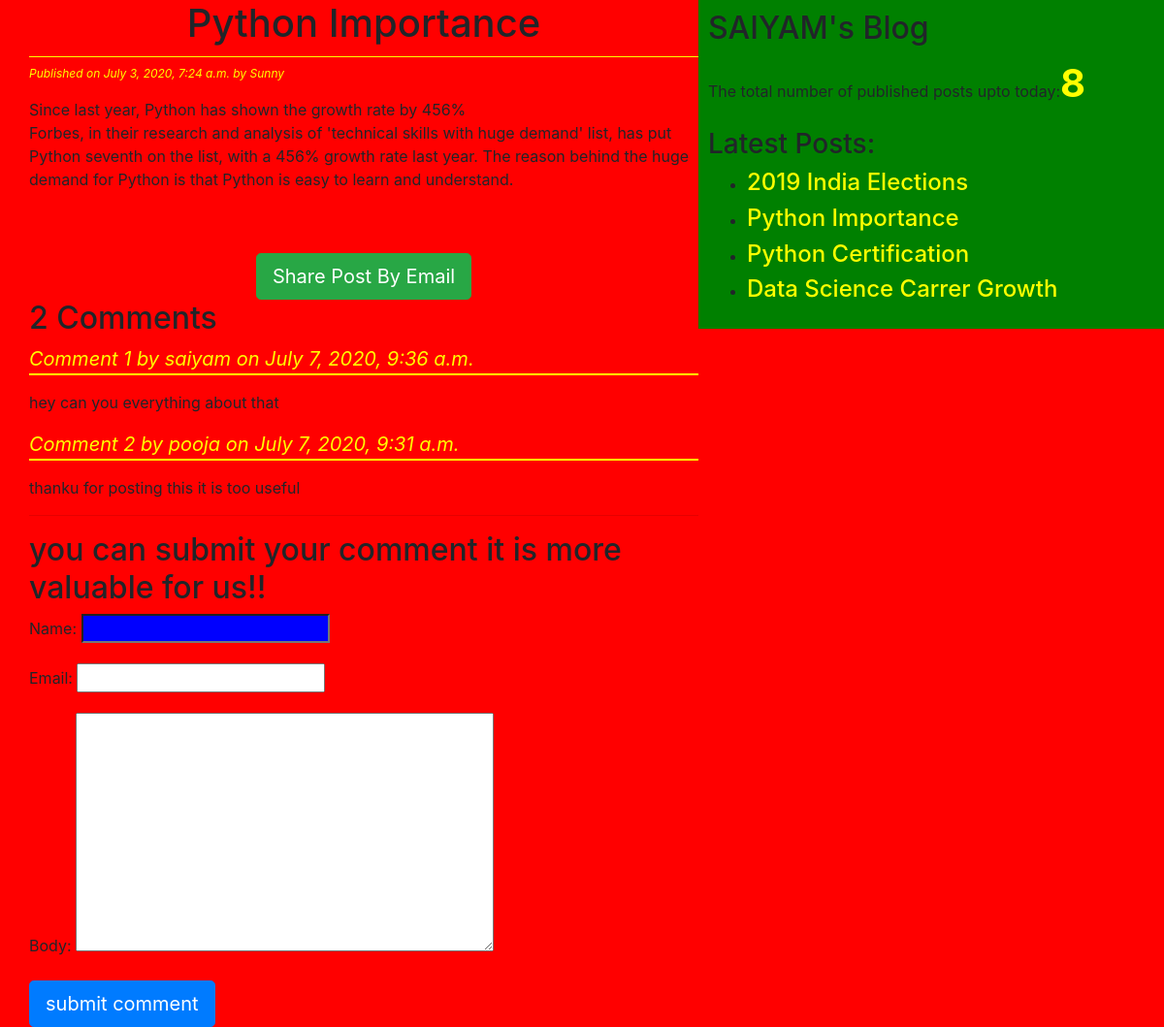
Screenshot of /2020/07/03/python-importance/first with the database file from the repository.
### blog/models.py (models this page shows, shortened)
class Post(models.Model):
    STATUS_CHOICES=(('draft','Draft'),('published','Published'))
    title=models.CharField(max_length=256)
    slug=models.SlugField(max_length=264,unique_for_date='publish')
    author=models.ForeignKey(User,on_delete=models.PROTECT,related_name='blog_posts')
    body=models.TextField()
    publish=models.DateTimeField(default=timezone.now)
    created=models.DateTimeField(auto_now_add=True)
    updated=models.DateTimeField(auto_now=True)
    status=models.CharField(max_length=10,choices=STATUS_CHOICES,default='draft')
    objects=CustomManager()
    tags=TaggableManager()
    class Meta:
        ordering=('-publish',)
    def get_absolute_url(self):
        return reverse('post_detail',args=[self.publish.year,self.publish.strftime('%m'),self.publish.strftime('%d'),self.slug])

class Comment(models.Model):
    post=models.ForeignKey(Post,on_delete=models.PROTECT,related_name='comments')
    name=models.CharField(max_length=32)
    email=models.EmailField()
    body=models.TextField()
    created=models.DateTimeField(auto_now_add=True)
    updated=models.DateTimeField(auto_now=True)
    active=models.BooleanField(default=True)
    class Meta:
        ordering=('-created',)

### blog/views.py (the view)
# urls.py: url(r'^(?P<year>\d{4})/(?P<month>\d{2})/(?P<day>\d{2})/(?P<post>[-\w]+)/first', views.post_detail_view,name='post_detail'),
def post_detail_view(request,year,month,day,post):
    post=get_object_or_404(Post,slug=post,status='published',publish__year=year,publish__month=month,publish__day=day)
    comments=post.comments.filter(active=True)
    csubmit=False
    if request.method=='POST':
        form=CommentForm(request.POST)
        if form.is_valid():
            new_comment=form.save(commit=False)
            new_comment.post=post
            new_comment.save()
            csubmit=True
    else:
        form=CommentForm()
    return render(request,'blog/post_detail.html',{'post':post,'form':form,'csubmit':csubmit,'comments':comments})

### blog/forms.py
class CommentForm(forms.ModelForm):
    class Meta:
        model=Comment
        fields=('name','email','body')

### blog/models.py (called while the page is built)
    def get_queryset(self):
        return super().get_queryset().filter(status='published')

### blog/templatetags/blog_tags.py (called while the page is built)
@register.simple_tag(name='my_tag')
def total_posts():
    return Post.objects.count()

@register.inclusion_tag('blog/latest_posts123.html')
def show_latest_posts(count=3):
    latest_posts=Post.objects.order_by('-publish')[:count]
    return {'latest_posts':latest_posts}

### templates/blog/post_detail.html (shortened to what this page needs)
{%extends 'blog/base.html' %}
    {%block content%}
      <h1>{{post.title}}</h1>
      <p id='date'>Published on {{post.publish}} by {{post.author|title}}</p>
      {{post.body|linebreaks}}<br><br>
      <div class="container" align='center'>
          <a href="/{{post.id}}/share/first" class="btn btn-lg btn-success">Share Post By Email</a>
      </div>
      {% with comments.count as comments_count%}
        <h2>{{comments_count}} Comment{{comments_count|pluralize}}</h2>
      {%endwith%}
      {%if comments%}
        {%for comment in comments%}
          <p id='ch'>Comment {{forloop.counter}} by {{comment.name}} on {{comment.created}}</p>
          <div class="cb">{{comment.body|linebreaks}}</div>
        {%endfor%}
        <hr>
        {%else%}
          <p>There are no comments yet!!</p>
      {%endif%}
      {%if csubmit %}
        <h2>your comment Added successfully</h2>
      {%else%}
      <h2>you can submit your comment it is more valuable for us!!</h2>
        <form method="post">
          {{form.as_p}}
          <input type="submit" class="btn btn-primary btn-lg" value="submit comment">
        </form>
      {%endif%}
    {%endblock%}

### templates/blog/latest_posts123.html
<ul>
  {%for post in latest_posts%}
  <li><a href="{{post.get_absolute_url}}"><h4>{{post.title}}</h4></a></li>
  {%endfor%}
</ul>

### static/css/blog1.css (style rules this page uses)
h1 { text-align: center; border-bottom: 1px solid yellow; padding-bottom: 10px; }
body { background-color: red; }
#date { color:yellow; font-size: 12px; font-style: italic; }
a { color:yellow; }
input[type='text'] { background: blue; color: white; }
#ch { color:yellow; font-size: 20px; font-style: italic; border-bottom:2px solid yellow; }

### rows the page displays
Post: title "Python Importance", publish "July 3, 2020, 7:24 a.m.", author "Sunny", body "Since last year, Python has shown the growth rate by 456% Forbes, in their research and analysis of 'technical skills with huge demand' list, has put Python seventh on the list, with a 456% growth rate last year. The reason behind the huge demand for Python is that Python is easy to learn and understand."
Comment: name "saiyam", created "July 7, 2020, 9:36 a.m.", body "hey can you everything about that"
Comment: name "pooja", created "July 7, 2020, 9:31 a.m.", body "thanku for posting this it is too useful"
Post: title "2019 India Elections"
Post: title "Python Certification"
Post: title "Data Science Carrer Growth"

### other values shown
{{ comments_count }} "2"
